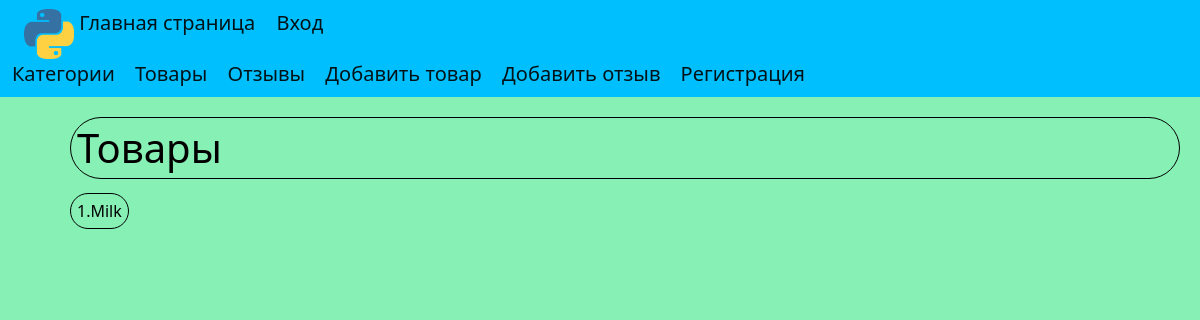
The app's page /, older data.
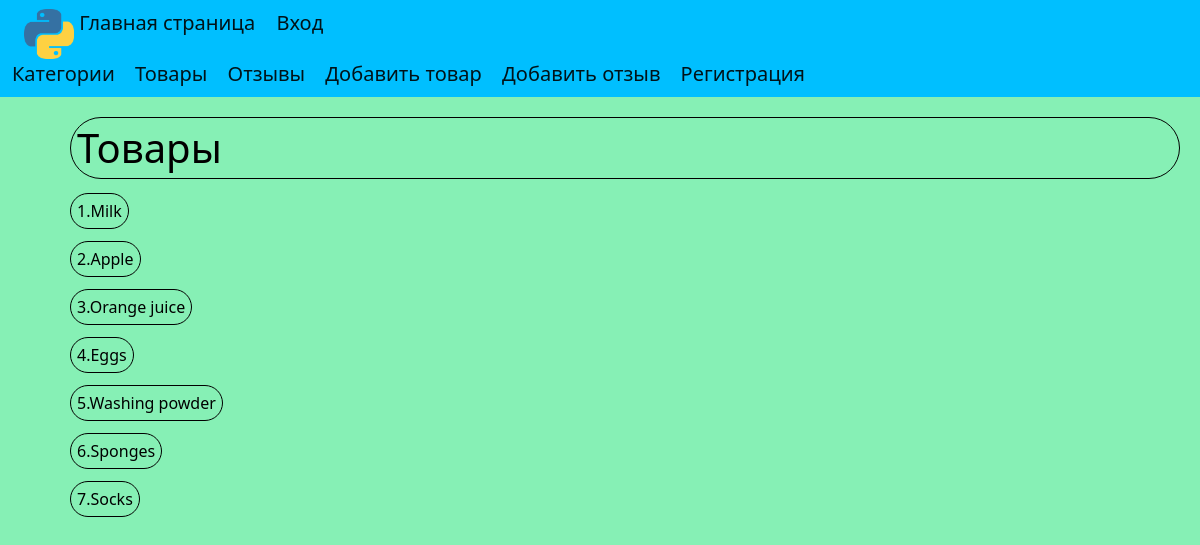
The same page, newer data.
### HW_app/models.py (models this page shows, shortened)
class Product(models.Model):
    class Meta:
        verbose_name = 'Товар'
        verbose_name_plural = 'Товары'
    title = models.CharField('Название', max_length=255, blank=False)
    description = models.CharField('Описание', max_length=255, null=True, blank=True)
    price = models.IntegerField('Цена', blank=False)
    category = models.ForeignKey(Category, verbose_name='Категория', on_delete=models.CASCADE)

### HW_app/views.py (the view)
# urls.py: path('', views.index),
def index(request):
    product = Product.objects.all()
    data = {
        'title': 'Товары',
        'products': product
    }
    return render(request, 'index.html', context=data)

### templates/index.html
{% extends 'layout.html' %}
{% load static %}
{% block content %}
<h1 class="yellow-tag"> {{ title }}</h1>
{% for product in products %}
    <a class="yellow-tag" href="/product/{{ product.id }}/"> {{ product.id }}.{{ product.title }}</a>
    <br>
    <br>
{% endfor %}
{% endblock %}

### templates/layout.html (shortened to what this page needs)
{% load static %}
<!DOCTYPE html>
<html lang="en">
<head>
    <link href="https://cdn.jsdelivr.net/npm/bootstrap@5.0.2/dist/css/bootstrap.min.css" rel="stylesheet">
    <link type="text/css" rel="stylesheet" href="{% static 'css/style.css' %}">
</head>
<body>
<nav class="navbar navbar-light" style="background-color: deepskyblue;">
  <div class="container-fluid">
      <nav>
          <div class="container-fluid">
      <a class="navbar-brand" href="/">
      <img src="{% static 'images/pylogo.png' %}" alt="" width="50" height="50" class="d-inline-block align-text-top">
      Главная страница
    </a>
              {% if user.is_authenticated %}
              <a class="navbar-brand" aria-current="page" href="/logout/">Выход ({{ user.username }})</a>
                  {% else %}
              <a class="navbar-brand" aria-current="page" href="/login/">Вход</a>
              {% endif %}
    </div>
      <a class="navbar-brand" aria-current="page" href="/categories/">Категории</a>
          <a class="navbar-brand" aria-current="page" href="/product/">Товары</a>
          <a class="navbar-brand" aria-current="page" href="/review/">Отзывы</a>
          <a class="navbar-brand" aria-current="page" href="/add_product/">Добавить товар</a>
          <a class="navbar-brand" aria-current="page" href="/add_review/">Добавить отзыв</a>
          <a class="navbar-brand" aria-current="page" href="/register/">Регистрация</a>
  </div>
</nav>
<div style="text-align: left; margin-left: 50px">
{% block content %}
{% endblock %}
</div>
</body>
</html>

### static/css/style.css (style rules this page uses)
body { background: #86f0b5; }
.yellow-tag { text-decoration: None; color: black; margin: 20px; padding: 6px; border: black solid 1px; border-radius: 50px; }

Row changes from the older to the newer data that the page shows:
added Product: id "2", title "Apple"
added Product: id "3", title "Orange juice"
added Product: id "4", title "Eggs"
added Product: id "5", title "Washing powder"
added Product: id "6", title "Sponges"
added Product: id "7", title "Socks"
